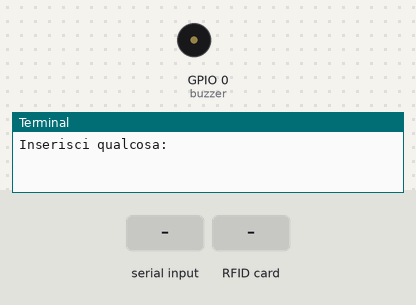
Recording of a program running on a simulated Raspberry Pi (BCM pin numbers). Parts: buzzer (waves = sounding, pin HIGH), the last lines printed to the terminal. The test bench sets the inputs (shaded band). At 3.0 s the program stops and its outputs stay as they are.

Above: at 1.2 s.
1.3 s: "1" typed at the terminal, then Enter
2.8 s: RFID card 5E 7A 19 C4 held to the reader
At 2.93 s:
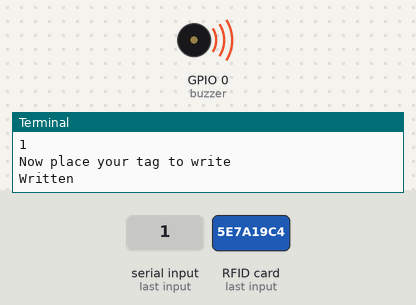
Timing chart, 0 to 4.5 s (numbered marks = the images above; inputs shaded):
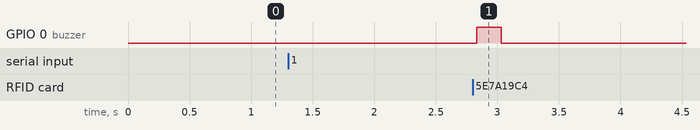

The program:

Write.py
```python
#!/usr/bin/env python3

import RPi.GPIO as GPIO
from mfrc522 import SimpleMFRC522
from time import sleep

# Buzzer pin
buzzer = 0
GPIO.setmode(GPIO.BCM)
GPIO.setup(buzzer,GPIO.OUT,initial=GPIO.LOW)

reader = SimpleMFRC522()

text = input('Inserisci qualcosa:')
print("Now place your tag to write")
reader.write(text)
print("Written")
GPIO.output(buzzer,GPIO.HIGH)
sleep(0.2)
GPIO.output(buzzer,GPIO.LOW)
GPIO.cleanup()
```

Measured:
- after the input at 2.8 s, GPIO 0 (buzzer): LOW → HIGH at once, → LOW 0.20 s later
